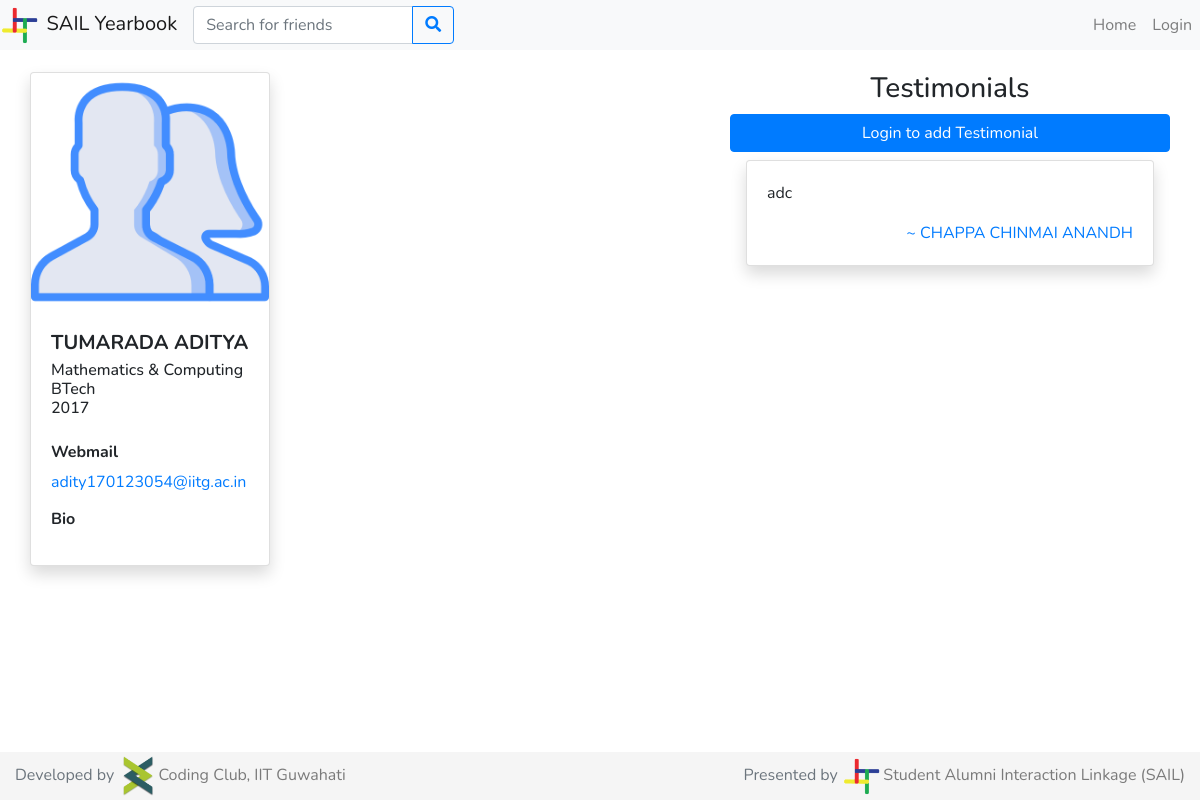
The app's page /adity170123054/, older data.
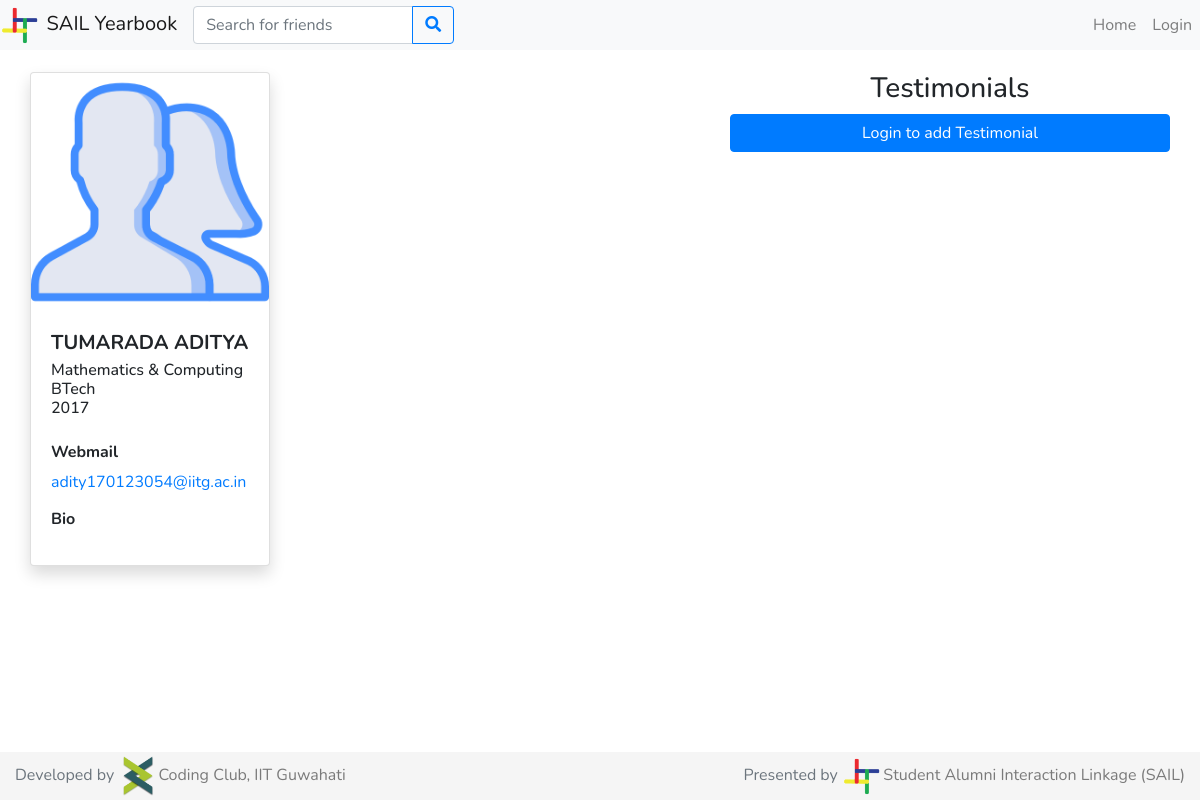
The same page, newer data.
### students/models.py (models this page shows, shortened)
class Profile(models.Model):
    btech = '01'
    mtech = '41'
    phd = '61'
    msc = '21'
    msr = '43'
    ma = '22'
    bdes = '02'
    mdes = '42'
    error = '00'
    program_values = (
        (btech, 'BTech'),
        (mtech, 'MTech'),
        (phd, 'PhD'),
        (msc, 'MSc'),
        (msr, 'MS-R'),
        (ma, 'MA'),
        (bdes, 'BDes'),
        (mdes, 'MDes'),
        (error, 'Error')
    )
    cse = '01'
    ece = '02'
    me = '03'
    ce = '04'
    dd = '05'
    bsbe = '06'
    cl = '07'
    cst = '22'
    eee = '08'
    ma = '23'
    ph = '21'
    rt = '54'
    hss = '41'
    enc = '51'
    env = '52'
    nt = '53'
    lst = '55'
    department_values = (
        (cse, 'Computer Science & Engineering'),
        (ece, 'Electronics & Communication Engineering'),
        (me, 'Mechanical Engineering'),
        (ce, 'Civil Engineering'),
        (dd, 'Design'),
        (bsbe, 'Biosciences & Bioengineering'),
        (cl, 'Chemical Engineering'),
        (cst, 'Chemical Science & Technology'),
        (eee, 'Electronics & Electrical Engineering'),
        (ma, 'Mathematics & Computing'),
        (ph, 'Engineering Physics'),
        (rt, 'Rural Technology'),
        (hss, 'Humanities & Social Sciences'),
        (enc, 'Centre for Energy'),
        (env, 'Centre for Environment'),
        (nt, 'Centre for Nanotechnology'),
        (lst, 'Centre for Linguistic Science & Technology'),
        (error, 'Error')
    )
    profile_pic = models.ImageField(upload_to='profile_pics/', default='profile_pics/no-profile-pic.png')
    user = models.ForeignKey(User, on_delete=models.CASCADE)
    full_name = models.CharField(max_length=100)
    rollno = models.IntegerField()
    program = models.CharField(max_length=2, choices=program_values)
    department = models.CharField(max_length=3, choices=department_values)
    phone = models.IntegerField(default=000000000)
    alt_email = models.EmailField(max_length=300, default="not_found@gmail.com")
    bio = models.TextField(max_length=1000)
    graduating = models.BooleanField(default=False)

class Testimonial(models.Model):
    favourite = models.BooleanField(default=False)
    given_by = models.ForeignKey(Profile, null=True, on_delete=models.CASCADE, related_name='given_by')
    content = models.TextField(max_length=1000)
    given_to = models.ForeignKey(Profile, null=True, on_delete=models.CASCADE, related_name='given_to')

### students/views.py (the view)
# urls.py: path('<username>/', student_views.profile, name='profile'),
def profile(request, username):
    if request.method == 'GET':
        if request.user and not request.user.is_anonymous:
            user = User.objects.filter(username=request.user.username).first()
            user_profile = Profile.objects.filter(user=user).first()
            profile_user = User.objects.filter(username=username).first()
            if profile_user:
                if profile_user.is_superuser:
                    return error404(request)
                if profile_user == user:
                    myprofile = True
                else:
                    myprofile = False
                profile = Profile.objects.filter(user=profile_user).first()
                if not profile.graduating:
                    context = {
                        'logged_in': True,
                        'user': user,
                        'myprofile': myprofile,
                        'profile': profile
                    }
                    return render(request, 'profile.html', context)
                else:
                    testimonials = Testimonial.objects.filter(given_to=profile).order_by('-favourite',
                                                                                         Length('content').desc(),
                                                                                         '-id')
                    profile_questions = ProfileQuestion.objects.all()
                    profile_answers = ProfileAnswers.objects.filter(profile=profile)
                    mytestimonial = testimonials.filter(given_by=user_profile).first()
                    answers = {}
                    for question in profile_questions:
                        answers[question] = profile_answers.filter(question=question).first()
                    context = {
                        'logged_in': True,
                        'myprofile': myprofile,
                        'user': user,
                        'testimonials': testimonials,
                        'mytestimonial': mytestimonial,
                        'profile': profile,
                        'answers': answers
                    }
                    return render(request, 'profile.html', context)
            else:
                return error404(request)
        else:
            profile_user = User.objects.filter(username=username).first()
            if profile_user:
                if profile_user.is_superuser:
                    return error404(request)
                profile = Profile.objects.filter(user=profile_user).first()
                if not profile.graduating:
                    context = {
                        'logged_in': False,
                        'profile': profile
                    }
                    return render(request, 'profile.html', context)
                else:
                    testimonials = Testimonial.objects.filter(given_to=profile).order_by('-id')
                    profile_questions = ProfileQuestion.objects.all()
                    profile_answers = ProfileAnswers.objects.filter(profile=profile)
                    answers = {}
                    for question in profile_questions:
                        answers[question] = profile_answers.filter(question=question).first()
                    context = {
                        'logged_in': False,
                        'testimonials': testimonials,
                        'profile': profile,
                        'answers': answers
                    }
                    return render(request, 'profile.html', context)
            else:
                return error404(request)
    else:
        return error404(request)

### students/templates/profile.html (shortened to what this page needs)
{% extends 'base.html' %}
{% load static %}
{% block content %}
    <div class="container-fluid">
        <div class="row mt-4">
            {% if profile.graduating %}
                <div class="col-lg-3 col-md-12">
                    <div class="container">
                        <div class="card shadow">
                            <img class="card-img-top" width="100%" src="{{ profile.profile_pic.url }}" alt="Profile Picture"/>
                            <div class="card-body">
                                <h5 class="card-title"><b>{{ profile.full_name }}</b></h5>
                                <h6 class="card-subtitle">
                                    {{ profile.get_department_display }}
                                    <br>
                                    {{ profile.get_program_display }}
                                    <br>
                                    20{{ profile.rollno | stringformat:"i" | slice:":2" }}
                                </h6>
                                <br>
                                <div class="card-text">
                                    <h6><b>Webmail</b></h6>
                                    <p><a href="mailto:{{ profile.user.email }}">{{ profile.user.email }}</a></p>
                                    <h6><b>Bio</b></h6>
                                </div>
                            </div>
                        </div>
                    </div>
                </div>
                <div class="col-lg-4 col-md-12">
                </div>
                <div class="col-lg-5 col-md-12">
                    <div class="container">
                        <h3 class="text-center">Testimonials</h3>
                        {% if logged_in and not user.is_superuser %}
                            {% if not myprofile %}
                                <button type="button" class="btn btn-primary" style="width: 100%;" data-toggle="modal" data-target="#testimonial-modal">
                                    {% if mytestimonial %} Edit {% else %} Add {% endif %}testimonial
                                </button>
                                <div class="modal fade" id="testimonial-modal" tabindex="-1" role="dialog">
                                    <div class="modal-dialog" role="document">
                                        <div class="modal-content">
                                            <div class="modal-header">
                                                <h6 class="modal-title">{% if mytestimonial %} Edit {% else %} Add {% endif %}testimonial</h6>
                                                <button type="button" class="close" data-dismiss="modal">
                                                    <span>&times;</span>
                                                </button>
                                            </div>
                                            <div class="modal-body">
                                                <textarea id="add-testimonial-form-content" autocomplete="off" class="form-control" rows="5" name="content" placeholder="Write your testimonial for {{ profile.full_name }} here">{% if mytestimonial %}{{mytestimonial.content}}{% endif %}</textarea>
                                                <br>
                                                <button class="btn btn-primary" style="width: 100%;" onclick="addTestimonial()">
                                                    {% if mytestimonial %} Edit {% else %} Add {% endif %}testimonial
                                                </button>
                                            </div>
                                        </div>
                                    </div>
                                </div>
                            {% endif %}
                        {% else %}
                            <a class="btn btn-primary" style="width: 100%;" href="{% url 'login' %}?next={% url 'profile' profile.user.username %}">Login to add Testimonial</a>
                        {% endif %}
                        {% for testimonial in testimonials %}
                            <div class="card shadow my-2 mx-lg-3" id="testimonial-{{ testimonial.id }}">
                                <div class="card-body">
                                    <p class="card-text">
                                        {{ testimonial.content | linebreaksbr }}
                                    </p>
                                    <p class="float-right my-0">
                                        <a href="{% url 'profile' testimonial.given_by.user.username %}">
                                            ~ {{ testimonial.given_by.full_name }}
                                        </a>
                                    </p>
                                </div>
                            </div>
                        {% endfor %}
                    </div>
                </div>
            {% endif %}
        </div>
    </div>
{% endblock %}

### students/templates/base.html (shortened to what this page needs)
{% load static %}
<!DOCTYPE html>
<html class="h-100">
<head>
        {% load static %}
        <link rel="stylesheet" href="https://stackpath.bootstrapcdn.com/bootstrap/4.3.1/css/bootstrap.min.css">
        <link rel="stylesheet" href="https://use.fontawesome.com/releases/v5.7.2/css/all.css">
</head>
<body class="d-flex flex-column h-100" style="font-family: 'Nunito', sans-serif;">
    {% if logged_in %}
        <nav class="navbar fixed-top navbar-expand-lg navbar-light bg-light py-0">
            <a class="navbar-brand" href="{% url 'home' %}" style="font-size:x-large">
                <img height="40" src="{% static 'img/sail_logo.png' %}"> SAIL Yearbook
            </a>
            <button class="navbar-toggler" type="button" data-toggle="collapse" data-target="#mainNavbar">
                <span class="navbar-toggler-icon"></span>
            </button>
            <div class="collapse navbar-collapse" id="mainNavbar">
                <form class="form-inline my-2 my-lg-0 mx-auto" method="get" action="{% url 'search' %}">
                    <div class="input-group">
                        <input class="form-control" name="key" placeholder="Search for friends" autocomplete="off">
                        <div class="input-group-append">
                            <button class="btn btn-outline-primary" type="submit"><i class="fas fa-search"></i></button>
                        </div>
                    </div>
                </form>
                <ul class="navbar-nav">
                    <li class="nav-item">
                        <a class="nav-link" href="{% url 'home' %}">Home</a>
                    </li>
                    <li class="nav-item">
                        <a class="nav-link" href="{% url 'polls' %}">Polls</a>
                    </li>
                    <li class="nav-item">
                        <a class="nav-link" href="{% url 'memories' %}">Memories</a>
                    </li>
                    <li class="nav-item">
                        <a class="nav-link" href="{% url 'profile' user.username %}">My Profile</a>
                    </li>
                    <li class="nav-item">
                        <a class="nav-link" href="{% url 'logout' %}">Logout</a>
                    </li>
                </ul>
            </div>
        </nav>
    {% else %}
        <nav class="navbar-nav fixed-top navbar-expand-lg navbar-light bg-light py-0">
            <a class="navbar-brand" href="{% url 'home' %}">
                <img height="40" src="{% static 'img/sail_logo.png' %}"> SAIL Yearbook
            </a>
            <div class="collapse navbar-collapse" id="mainNavbar">
                <form class="form-inline my-2 my-lg-0 mr-auto" method="get" action="{% url 'search' %}">
                    <div class="input-group">
                        <input class="form-control" name="key" placeholder="Search for friends" autocomplete="off">
                        <div class="input-group-append">
                            <button class="btn btn-outline-primary" type="submit"><i class="fas fa-search"></i></button>
                        </div>
                    </div>
                </form>
                <ul class="navbar-nav">
                    <li class="nav-item">
                        <a class="nav-link" href="{% url 'home' %}">Home</a>
                    </li>
                    <li class="nav-item">
                        <a class="nav-link" href="{% url 'login' %}">Login</a>
                    </li>
                </ul>
            </div>
        </nav>
    {% endif %}
    <main class="flex-shrink-0 mt-5">
        {% block content %}{% endblock %}
    </main>
    <footer class="footer mt-auto py-1" style="background-color: #f5f5f5;">
        <div class="container-fluid">
            <span class="text-muted float-left">Developed by <a href="https://www.facebook.com/codingclubiitg/" class="d-inline-block pl-0 text-black-50"><img src="{% static 'img/cc_logo.png' %}" height="40">Coding Club, IIT Guwahati</a></span>
            <span class="text-muted float-right">Presented by <a href="http://iitg.ac.in/sail/index.html" class="d-inline-block pl-0 text-black-50"><img src="{% static 'img/sail_logo.png' %}" height="40">Student Alumni Interaction Linkage (SAIL)</a></span>
        </div>
    </footer>
</body>
</html>

Row changes from the older to the newer data that the page shows:
removed Testimonial: content "adc", given_by.full_name "CHAPPA CHINMAI ANANDH"
